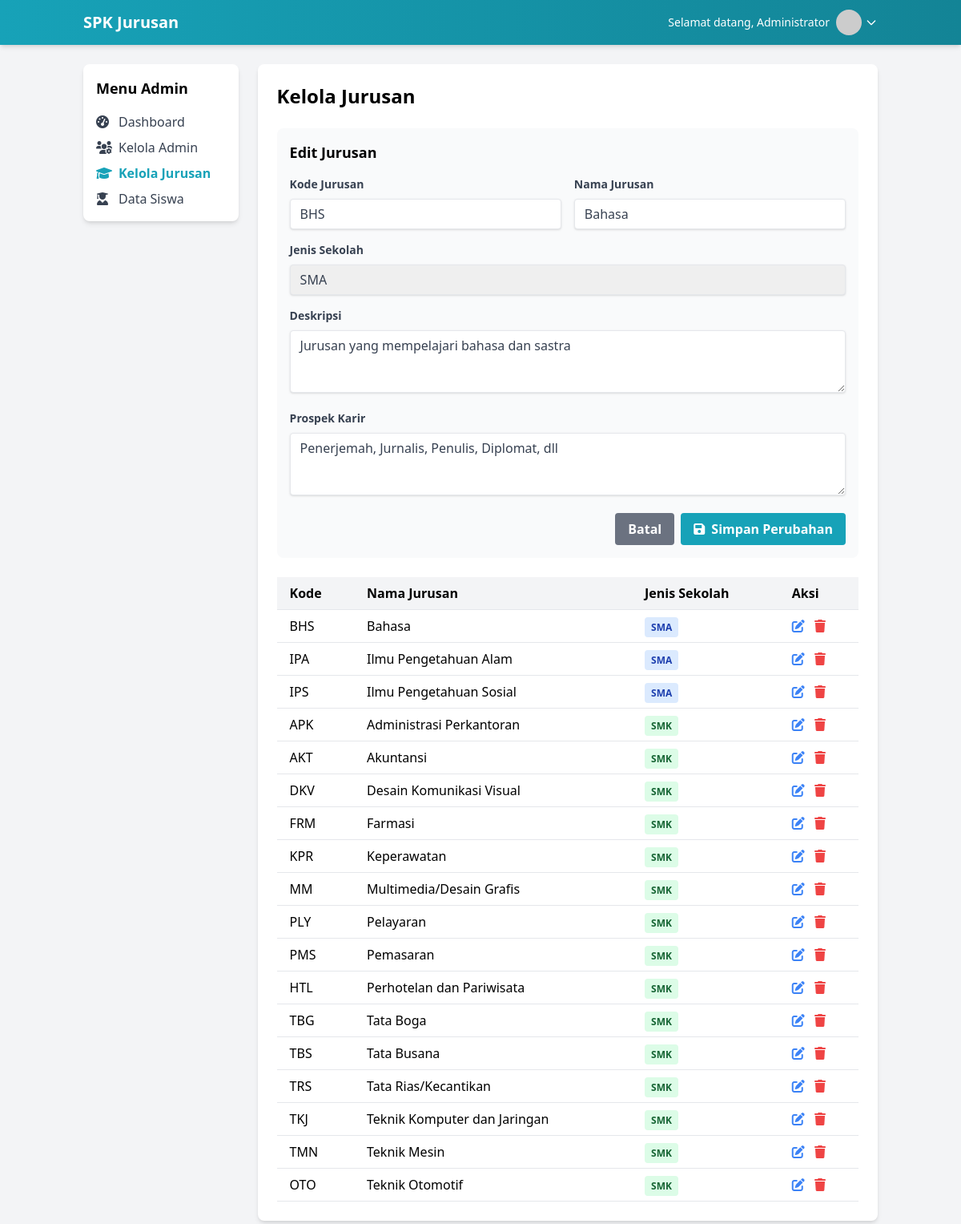
/admin/manage_jurusan.php?edit=3 (signed in), run on the app's committed database.
### tables this page shows
CREATE TABLE jurusan (
    id_jurusan INT AUTO_INCREMENT PRIMARY KEY,
    kode_jurusan VARCHAR(10) NOT NULL,
    nama_jurusan VARCHAR(100) NOT NULL,
    jenis_sekolah ENUM('SMA', 'SMK') NOT NULL,
    deskripsi TEXT,
    prospek_karir TEXT
);

### includes/functions.php (called while the page is built, shortened)
<?php
require_once __DIR__ . '/../config/database.php';
function getJurusanById($id) {
    global $conn;
    $id = (int) $id;
    $query = "SELECT * FROM jurusan WHERE id_jurusan = $id";
    $result = mysqli_query($conn, $query);
    return mysqli_fetch_assoc($result);
}
?>

### admin/manage_jurusan.php (the view, shortened to what this page needs)
<?php
require_once '../includes/functions.php';
$query = "SELECT * FROM jurusan ORDER BY jenis_sekolah, nama_jurusan";
$result = mysqli_query($conn, $query);
$jurusan = [];
while ($row = mysqli_fetch_assoc($result)) {
    $jurusan[] = $row;
}
$edit_jurusan = null;
if (isset($_GET['edit'])) {
    $id_jurusan = (int) $_GET['edit'];
    $edit_jurusan = getJurusanById($id_jurusan);
}
?>
<!DOCTYPE html>
<html lang="id">
<head>
    <script src="https://cdn.tailwindcss.com"></script>
    <link rel="stylesheet" href="https://cdnjs.cloudflare.com/ajax/libs/font-awesome/6.0.0-beta3/css/all.min.css">
</head>
<body class="bg-gray-100">
    <nav class="bg-gradient-to-r from-primary to-secondary text-white shadow-md">
        <div class="container mx-auto px-4 py-3">
            <div class="flex justify-between items-center">
                <div class="flex items-center">
                    <a href="dashboard.php" class="text-xl font-bold">SPK Jurusan</a>
                </div>
                <div class="flex items-center space-x-2">
                    <span class="text-sm hidden md:inline">Selamat datang, <?php echo $_SESSION['admin_name']; ?></span>
                    <div class="relative group">
                        <button class="flex items-center focus:outline-none">
                            <img src="https://ui-avatars.com/api/?name=<?php echo urlencode($_SESSION['admin_name']); ?>&background=random" alt="Profile" class="w-8 h-8 rounded-full">
                            <svg class="w-4 h-4 ml-1" fill="none" stroke="currentColor" viewBox="0 0 24 24" xmlns="http://www.w3.org/2000/svg"><path stroke-linecap="round" stroke-linejoin="round" stroke-width="2" d="M19 9l-7 7-7-7"></path></svg>
                        </button>
                    </div>
                </div>
            </div>
        </div>
    </nav>
    <div class="container mx-auto px-4 py-6">
        <div class="flex flex-col md:flex-row gap-6">
            <div class="w-full md:w-1/4 lg:w-1/5">
                <div class="bg-white rounded-lg shadow-md p-4">
                    <h5 class="font-bold text-lg mb-4">Menu Admin</h5>
                    <ul class="space-y-2">
                        <li>
                            <a href="dashboard.php" class="flex items-center text-gray-700 hover:text-primary">
                                <i class="fas fa-tachometer-alt w-5"></i>
                                <span class="ml-2">Dashboard</span>
                            </a>
                        </li>
                        <li>
                            <a href="manage_admin.php" class="flex items-center text-gray-700 hover:text-primary">
                                <i class="fas fa-users-cog w-5"></i>
                                <span class="ml-2">Kelola Admin</span>
                            </a>
                        </li>
                        <li>
                            <a href="manage_jurusan.php" class="flex items-center text-primary font-bold">
                                <i class="fas fa-graduation-cap w-5"></i>
                                <span class="ml-2">Kelola Jurusan</span>
                            </a>
                        </li>
                        <li>
                            <a href="manage_siswa.php" class="flex items-center text-gray-700 hover:text-primary">
                                <i class="fas fa-user-graduate w-5"></i>
                                <span class="ml-2">Data Siswa</span>
                            </a>
                        </li>
                    </ul>
                </div>
            </div>
            <div class="w-full md:w-3/4 lg:w-4/5">
                <div class="bg-white rounded-lg shadow-md p-6">
                    <h2 class="text-2xl font-bold mb-6">Kelola Jurusan</h2>
                    <div class="bg-gray-50 p-4 rounded-lg mb-6">
                        <h3 class="text-lg font-bold mb-4"><?php echo $edit_jurusan ? 'Edit Jurusan' : 'Tambah Jurusan Baru'; ?></h3>
                        <form method="post" action="">
                            <div class="grid grid-cols-1 md:grid-cols-2 gap-4 mb-4">
                                <div>
                                    <label for="kode_jurusan" class="block text-gray-700 text-sm font-bold mb-2">Kode Jurusan</label>
                                    <input type="text" id="kode_jurusan" name="kode_jurusan" class="shadow appearance-none border rounded w-full py-2 px-3 text-gray-700 leading-tight focus:outline-none focus:shadow-outline" value="<?php echo $edit_jurusan ? $edit_jurusan['kode_jurusan'] : ''; ?>" required>
                                </div>
                                <div>
                                    <label for="nama_jurusan" class="block text-gray-700 text-sm font-bold mb-2">Nama Jurusan</label>
                                    <input type="text" id="nama_jurusan" name="nama_jurusan" class="shadow appearance-none border rounded w-full py-2 px-3 text-gray-700 leading-tight focus:outline-none focus:shadow-outline" value="<?php echo $edit_jurusan ? $edit_jurusan['nama_jurusan'] : ''; ?>" required>
                                </div>
                            </div>
                            <div class="mb-4">
                                <label for="jenis_sekolah" class="block text-gray-700 text-sm font-bold mb-2">Jenis Sekolah</label>
                                <select id="jenis_sekolah" name="jenis_sekolah" class="shadow appearance-none border rounded w-full py-2 px-3 text-gray-700 leading-tight focus:outline-none focus:shadow-outline" required>
                                    <option value="SMA" <?php echo ($edit_jurusan && $edit_jurusan['jenis_sekolah'] == 'SMA') ? 'selected' : ''; ?>>SMA</option>
                                </select>
                            </div>
                            <div class="mb-4">
                                <label for="deskripsi" class="block text-gray-700 text-sm font-bold mb-2">Deskripsi</label>
                                <textarea id="deskripsi" name="deskripsi" rows="3" class="shadow appearance-none border rounded w-full py-2 px-3 text-gray-700 leading-tight focus:outline-none focus:shadow-outline"><?php echo $edit_jurusan ? $edit_jurusan['deskripsi'] : ''; ?></textarea>
                            </div>
                            <div class="mb-4">
                                <label for="prospek_karir" class="block text-gray-700 text-sm font-bold mb-2">Prospek Karir</label>
                                <textarea id="prospek_karir" name="prospek_karir" rows="3" class="shadow appearance-none border rounded w-full py-2 px-3 text-gray-700 leading-tight focus:outline-none focus:shadow-outline"><?php echo $edit_jurusan ? $edit_jurusan['prospek_karir'] : ''; ?></textarea>
                            </div>
                            <div class="flex items-center justify-end">
                                <?php if ($edit_jurusan): ?>
                                <a href="manage_jurusan.php" class="bg-gray-500 hover:bg-gray-700 text-white font-bold py-2 px-4 rounded focus:outline-none focus:shadow-outline mr-2">Batal</a>
                                <button type="submit" name="edit_jurusan" class="bg-primary hover:bg-secondary text-white font-bold py-2 px-4 rounded focus:outline-none focus:shadow-outline">
                                    <i class="fas fa-save mr-1"></i> Simpan Perubahan
                                </button>
                                <?php else: ?>
                                <button type="submit" name="add_jurusan" class="bg-primary hover:bg-secondary text-white font-bold py-2 px-4 rounded focus:outline-none focus:shadow-outline">
                                    <i class="fas fa-plus mr-1"></i> Tambah Jurusan
                                </button>
                                <?php endif; ?>
                            </div>
                        </form>
                    </div>
                    <div class="overflow-x-auto">
                        <table class="min-w-full bg-white">
                            <thead class="bg-gray-100">
                                <tr>
                                    <th class="py-2 px-4 border-b text-left">Kode</th>
                                    <th class="py-2 px-4 border-b text-left">Nama Jurusan</th>
                                    <th class="py-2 px-4 border-b text-left">Jenis Sekolah</th>
                                    <th class="py-2 px-4 border-b text-left">Aksi</th>
                                </tr>
                            </thead>
                            <tbody>
                                <?php if (count($jurusan) > 0): ?>
                                    <?php foreach ($jurusan as $j): ?>
                                    <tr class="hover:bg-gray-50">
                                        <td class="py-2 px-4 border-b"><?php echo $j['kode_jurusan']; ?></td>
                                        <td class="py-2 px-4 border-b"><?php echo $j['nama_jurusan']; ?></td>
                                        <td class="py-2 px-4 border-b">
                                            <span class="px-2 py-1 rounded text-xs font-semibold <?php echo $j['jenis_sekolah'] == 'SMA' ? 'bg-blue-100 text-blue-800' : 'bg-green-100 text-green-800'; ?>">
                                                <?php echo $j['jenis_sekolah']; ?>
                                            </span>
                                        </td>
                                        <td class="py-2 px-4 border-b">
                                            <a href="?edit=<?php echo $j['id_jurusan']; ?>" class="text-blue-500 hover:text-blue-700 mr-2">
                                                <i class="fas fa-edit"></i>
                                            </a>
                                            <a href="javascript:void(0)" onclick="confirmDelete(<?php echo $j['id_jurusan']; ?>)" class="text-red-500 hover:text-red-700">
                                                <i class="fas fa-trash"></i>
                                            </a>
                                        </td>
                                    </tr>
                                    <?php endforeach; ?>
                                <?php else: ?>
                                    <tr>
                                        <td colspan="4" class="py-4 px-4 text-center text-gray-500">Tidak ada data jurusan</td>
                                    </tr>
                                <?php endif; ?>
                            </tbody>
                        </table>
                    </div>
                </div>
            </div>
        </div>
    </div>
</body>
</html>

### data on the page
jurusan: kode_jurusan "BHS", nama_jurusan "Bahasa", jenis_sekolah "SMA", deskripsi "Jurusan yang mempelajari bahasa dan sastra", prospek_karir "Penerjemah, Jurnalis, Penulis, Diplomat, dll"
jurusan: kode_jurusan "IPA", nama_jurusan "Ilmu Pengetahuan Alam", jenis_sekolah "SMA"
jurusan: kode_jurusan "IPS", nama_jurusan "Ilmu Pengetahuan Sosial", jenis_sekolah "SMA"
jurusan: kode_jurusan "APK", nama_jurusan "Administrasi Perkantoran", jenis_sekolah "SMK"
jurusan: kode_jurusan "AKT", nama_jurusan "Akuntansi", jenis_sekolah "SMK"
jurusan: kode_jurusan "DKV", nama_jurusan "Desain Komunikasi Visual", jenis_sekolah "SMK"
jurusan: kode_jurusan "FRM", nama_jurusan "Farmasi", jenis_sekolah "SMK"
jurusan: kode_jurusan "KPR", nama_jurusan "Keperawatan", jenis_sekolah "SMK"
jurusan: kode_jurusan "MM", nama_jurusan "Multimedia/Desain Grafis", jenis_sekolah "SMK"
jurusan: kode_jurusan "PLY", nama_jurusan "Pelayaran", jenis_sekolah "SMK"
jurusan: kode_jurusan "PMS", nama_jurusan "Pemasaran", jenis_sekolah "SMK"
jurusan: kode_jurusan "HTL", nama_jurusan "Perhotelan dan Pariwisata", jenis_sekolah "SMK"
jurusan: kode_jurusan "TBG", nama_jurusan "Tata Boga", jenis_sekolah "SMK"
jurusan: kode_jurusan "TBS", nama_jurusan "Tata Busana", jenis_sekolah "SMK"
jurusan: kode_jurusan "TRS", nama_jurusan "Tata Rias/Kecantikan", jenis_sekolah "SMK"
jurusan: kode_jurusan "TKJ", nama_jurusan "Teknik Komputer dan Jaringan", jenis_sekolah "SMK"
jurusan: kode_jurusan "TMN", nama_jurusan "Teknik Mesin", jenis_sekolah "SMK"
jurusan: kode_jurusan "OTO", nama_jurusan "Teknik Otomotif", jenis_sekolah "SMK"

### other printed values
$_SESSION['admin_name'] "Administrator"
